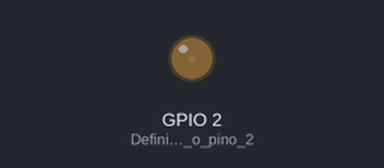
The sketch below on a simulated ESP32. Shown: output pins drawn as LEDs (lit = HIGH).

Above: at 0.05 s.
At 0.95 s:
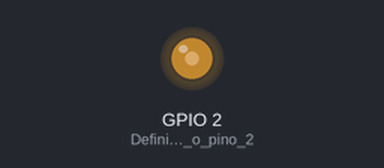
At 1.85 s:
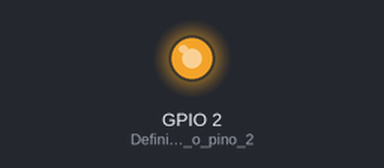
At 3.65 s:
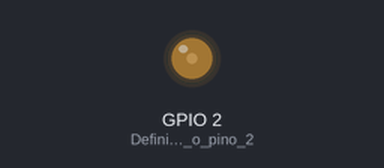
Timing chart, 0 to 5.3 s (numbered marks = the images above):
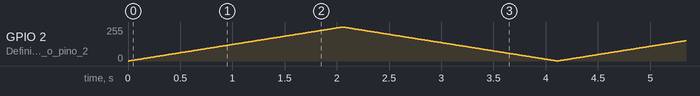

The sketch:

pwm_fade.ino
```cpp
void setup()
{
  pinMode(2, OUTPUT);//Definimos o pino 2 (LED) como saída.
  ledcAttachPin(2, 0);//Atribuimos o pino 2 ao canal 0.
  ledcSetup(0, 1000, 10);//Atribuimos ao canal 0 a frequencia de 1000Hz com resolucao de 10bits.

}
void loop()
{
  for (int i = 0; i < 1024; i++)
  {
    ledcWrite(0, i);//Escrevemos no canal 0, o duty cycle "i".
    delay(2);
  }
  for (int i = 1023; i > 0; i--)
  {
    ledcWrite(0, i);
    delay(2);
  }
}
```
